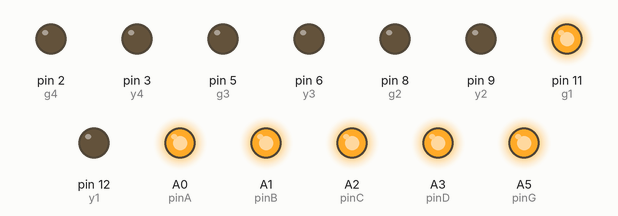
Simulated run of this sketch. Board: Arduino Nano, built with avr-gcc and run on an emulated ATmega328P. Parts: output pins drawn as LEDs (lit = HIGH). Pins used as bus, display or sensor lines are not drawn.

Above: at 0.1 s.
At 3.1 s:
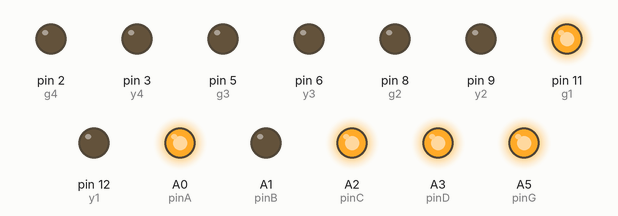
At 16.2 s:
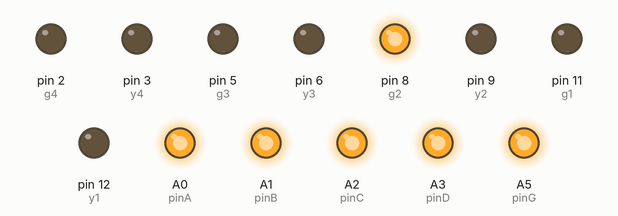
At 19.2 s:
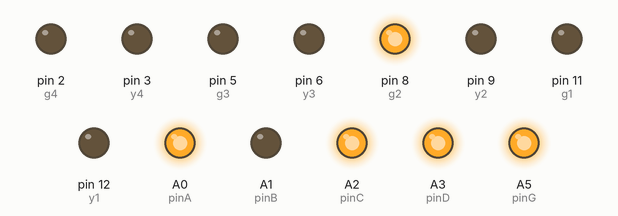
At 32.4 s:
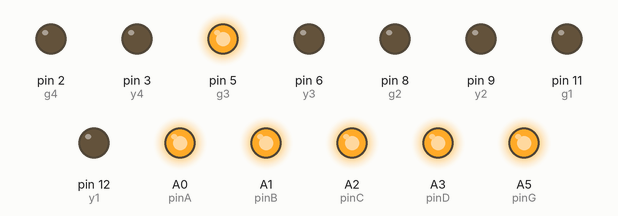
At 35.4 s:
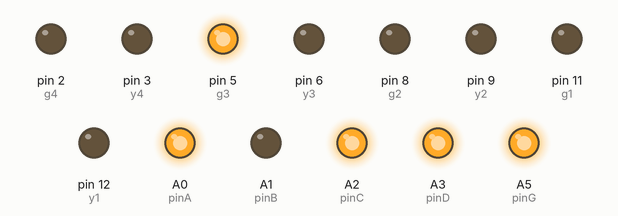
Timing chart, 0 to 40.0 s (numbered marks = the images above):
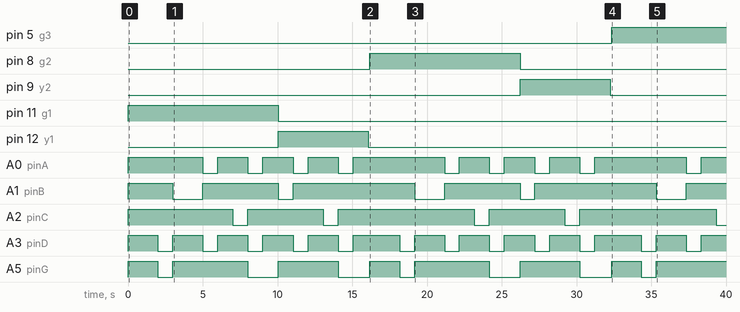

Measured:
- by itself, pin 5 (g3): LOW → HIGH at 32.3 s
- by itself, pin 8 (g2): LOW → HIGH at 16.2 s, → LOW 10.1 s later
- by itself, pin 9 (y2): LOW → HIGH at 26.2 s, → LOW 6.0 s later
- by itself, pin 11 (g1): LOW → HIGH at 0.00 s, → LOW 10.1 s later
- by itself, pin 12 (y1): LOW → HIGH at 10.1 s, → LOW 6.0 s later
- by itself, A0 (pinA): repeats every 16.2 s: LOW 1.0 s, HIGH 2.0 s, LOW 1.0 s, HIGH 2.1 s, LOW 1.0 s, HIGH 2.0 s, LOW 1.0 s, HIGH 6.1 s
- by itself, A1 (pinB): repeats every 16.2 s: LOW 2.0 s, HIGH 5.1 s, LOW 1.0 s, HIGH 8.1 s
- by itself, A2 (pinC): repeats every 16.2 s: LOW 1.0 s, HIGH 5.1 s, LOW 1.0 s, HIGH 9.1 s

The sketch:

7seg__traffic_lig.ino
```cpp
int pinA = A0;
int pinB = A1;
int pinC = A2;
int pinD = A3;
int pinE = A7;
int pinF = A6;
int pinG = A5;

int r1 = 13;
int r2 = 10;
int r3 = 7;
int r4 = 4;

int y1 = 12;
int y2 = 9;
int y3 = 6;
int y4 = 3;

int g1 = 11;
int g2 = 8;
int g3 = 5;
int g4 = 2;


void setup()
{
  pinMode (r1, OUTPUT);
  pinMode (y1, OUTPUT);
  pinMode (g1, OUTPUT);
  pinMode (r2, OUTPUT);
  pinMode (y2, OUTPUT);
  pinMode (g2, OUTPUT);
  pinMode (r3, OUTPUT);
  pinMode (y3, OUTPUT);
  pinMode (g3, OUTPUT);
  pinMode (r4, OUTPUT);
  pinMode (y4, OUTPUT);
  pinMode (g4, OUTPUT);


  pinMode(pinA, OUTPUT);
  pinMode(pinB, OUTPUT);
  pinMode(pinC, OUTPUT);
  pinMode(pinD, OUTPUT);
  pinMode(pinE, OUTPUT);
  pinMode(pinF, OUTPUT);
  pinMode(pinG, OUTPUT);
}

void loop()
{
  trafficlight1();
  delay(100);
  trafficlight2();
  delay(100);
  trafficlight3();
  delay(100);
  trafficlight4();
  delay(100);
}

void trafficlight1()
{
  digitalWrite (g1, HIGH);

  digitalWrite (r1, LOW);
  digitalWrite (r2, HIGH);
  digitalWrite (r3, HIGH);
  digitalWrite (r4, HIGH);
  timer();
  delay (50);

  digitalWrite (y1, HIGH);
  digitalWrite (g1, LOW);
  count2();
  delay(20);
  digitalWrite (y1, LOW);


}

void trafficlight2()
{
  digitalWrite (g2, HIGH);

  digitalWrite (r2, LOW);
  digitalWrite (r1, HIGH);
  digitalWrite (r3, HIGH);
  digitalWrite (r4, HIGH);
  timer();
  delay (50);

  digitalWrite (y2, HIGH);
  digitalWrite (g2, LOW);
  count2();
  delay(20);
  digitalWrite (y2, LOW);


}

void trafficlight3()
{
  digitalWrite (g3, HIGH);

  digitalWrite (r3, LOW);
  digitalWrite (r1, HIGH);
  digitalWrite (r2, HIGH);
  digitalWrite (r4, HIGH);
  timer();
  delay (50);

  digitalWrite (y3, HIGH);
  digitalWrite (g3, LOW);
  count2();
  delay(20);
  digitalWrite (y3, LOW);

}

void trafficlight4()
{
  digitalWrite (g4, HIGH);

  digitalWrite (r4, LOW);
  digitalWrite (r1, HIGH);
  digitalWrite (r2, HIGH);
  digitalWrite (r3, HIGH);
  timer();
  delay (50);

  digitalWrite (y4, HIGH);
  digitalWrite (g4, LOW);
  count2();
  delay(20);
  digitalWrite (y4, LOW);

}

void timer()
{

  //9
  digitalWrite(pinA, HIGH);
  digitalWrite(pinB, HIGH);
  digitalWrite(pinC, HIGH);
  digitalWrite(pinD, HIGH);
  digitalWrite(pinE, LOW);
  digitalWrite(pinF, HIGH);
  digitalWrite(pinG, HIGH);

  delay(500);

  digitalWrite(pinA, HIGH);
  digitalWrite(pinB, HIGH);
  digitalWrite(pinC, HIGH);
  digitalWrite(pinD, HIGH);
  digitalWrite(pinE, LOW);
  digitalWrite(pinF, HIGH);
  digitalWrite(pinG, HIGH);

  delay(500);

  //8
  digitalWrite(pinA, HIGH);
  digitalWrite(pinB, HIGH);
  digitalWrite(pinC, HIGH);
  digitalWrite(pinD, HIGH);
  digitalWrite(pinE, HIGH);
  digitalWrite(pinF, HIGH);
  digitalWrite(pinG, HIGH);

  delay(500);

  digitalWrite(pinA, HIGH);
  digitalWrite(pinB, HIGH);
  digitalWrite(pinC, HIGH);
  digitalWrite(pinD, HIGH);
  digitalWrite(pinE, HIGH);
  digitalWrite(pinF, HIGH);
  digitalWrite(pinG, HIGH);

  delay(500);

  //7
  digitalWrite(pinA, HIGH);
  digitalWrite(pinB, HIGH);
  digitalWrite(pinC, HIGH);
  digitalWrite(pinD, LOW);
  digitalWrite(pinE, LOW);
  digitalWrite(pinF, LOW);
  digitalWrite(pinG, LOW);

  delay(500);

  digitalWrite(pinA, HIGH);
  digitalWrite(pinB, HIGH);
  digitalWrite(pinC, HIGH);
  digitalWrite(pinD, LOW);
  digitalWrite(pinE, LOW);
  digitalWrite(pinF, LOW);
  digitalWrite(pinG, LOW);

  delay(500);

  //6
  digitalWrite(pinA, HIGH);
  digitalWrite(pinB, LOW);
  digitalWrite(pinC, HIGH);
  digitalWrite(pinD, HIGH);
  digitalWrite(pinE, HIGH);
  digitalWrite(pinF, HIGH);
  digitalWrite(pinG, HIGH);

  delay(500);

  digitalWrite(pinA, HIGH);
  digitalWrite(pinB, LOW);
  digitalWrite(pinC, HIGH);
  digitalWrite(pinD, HIGH);
  digitalWrite(pinE, HIGH);
  digitalWrite(pinF, HIGH);
  digitalWrite(pinG, HIGH);

  delay(500);

  //5
  digitalWrite(pinA, HIGH);
  digitalWrite(pinB, LOW);
  digitalWrite(pinC, HIGH);
  digitalWrite(pinD, HIGH);
  digitalWrite(pinE, LOW);
  digitalWrite(pinF, HIGH);
  digitalWrite(pinG, HIGH);

  delay(500);

  digitalWrite(pinA, HIGH);
  digitalWrite(pinB, LOW);
  digitalWrite(pinC, HIGH);
  digitalWrite(pinD, HIGH);
  digitalWrite(pinE, LOW);
  digitalWrite(pinF, HIGH);
  digitalWrite(pinG, HIGH);

  delay(500);

  //4
  digitalWrite(pinA, LOW);
  digitalWrite(pinB, HIGH);
  digitalWrite(pinC, HIGH);
  digitalWrite(pinD, LOW);
  digitalWrite(pinE, LOW);
  digitalWrite(pinF, HIGH);
  digitalWrite(pinG, HIGH);

  delay(500);

  digitalWrite(pinA, LOW);
  digitalWrite(pinB, HIGH);
  digitalWrite(pinC, HIGH);
  digitalWrite(pinD, LOW);
  digitalWrite(pinE, LOW);
  digitalWrite(pinF, HIGH);
  digitalWrite(pinG, HIGH);

  delay(500);

  //3
  digitalWrite(pinA, HIGH);
  digitalWrite(pinB, HIGH);
  digitalWrite(pinC, HIGH);
  digitalWrite(pinD, HIGH);
  digitalWrite(pinE, LOW);
  digitalWrite(pinF, LOW);
  digitalWrite(pinG, HIGH);

  delay(500);

  digitalWrite(pinA, HIGH);
  digitalWrite(pinB, HIGH);
  digitalWrite(pinC, HIGH);
  digitalWrite(pinD, HIGH);
  digitalWrite(pinE, LOW);
  digitalWrite(pinF, LOW);
  digitalWrite(pinG, HIGH);

  delay(500);
  //2
  digitalWrite(pinA, HIGH);
  digitalWrite(pinB, HIGH);
  digitalWrite(pinC, LOW);
  digitalWrite(pinD, HIGH);
  digitalWrite(pinE, HIGH);
  digitalWrite(pinF, LOW);
  digitalWrite(pinG, HIGH);

  delay(500);

  digitalWrite(pinA, HIGH);
  digitalWrite(pinB, HIGH);
  digitalWrite(pinC, LOW);
  digitalWrite(pinD, HIGH);
  digitalWrite(pinE, HIGH);
  digitalWrite(pinF, LOW);
  digitalWrite(pinG, HIGH);

  delay(500);

  //1
  digitalWrite(pinA, LOW);
  digitalWrite(pinB, HIGH);
  digitalWrite(pinC, HIGH);
  digitalWrite(pinD, LOW);
  digitalWrite(pinE, LOW);
  digitalWrite(pinF, LOW);
  digitalWrite(pinG, LOW);

  delay(500);

  digitalWrite(pinA, LOW);
  digitalWrite(pinB, HIGH);
  digitalWrite(pinC, HIGH);
  digitalWrite(pinD, LOW);
  digitalWrite(pinE, LOW);
  digitalWrite(pinF, LOW);
  digitalWrite(pinG, LOW);

  delay(500);
  //0
  digitalWrite(pinA, HIGH);
  digitalWrite(pinB, HIGH);
  digitalWrite(pinC, HIGH);
  digitalWrite(pinD, HIGH);
  digitalWrite(pinE, HIGH);
  digitalWrite(pinF, HIGH);
  digitalWrite(pinG, LOW);

  delay(500);

  digitalWrite(pinA, HIGH);
  digitalWrite(pinB, HIGH);
  digitalWrite(pinC, HIGH);
  digitalWrite(pinD, HIGH);
  digitalWrite(pinE, HIGH);
  digitalWrite(pinF, HIGH);
  digitalWrite(pinG, LOW);

  delay(500);
}

void count2()
{
  //5
  digitalWrite(pinA, HIGH);
  digitalWrite(pinB, LOW);
  digitalWrite(pinC, HIGH);
  digitalWrite(pinD, HIGH);
  digitalWrite(pinE, LOW);
  digitalWrite(pinF, HIGH);
  digitalWrite(pinG, HIGH);

  delay(500);

  digitalWrite(pinA, HIGH);
  digitalWrite(pinB, LOW);
  digitalWrite(pinC, HIGH);
  digitalWrite(pinD, HIGH);
  digitalWrite(pinE, LOW);
  digitalWrite(pinF, HIGH);
  digitalWrite(pinG, HIGH);

  delay(500);

  //4
  digitalWrite(pinA, LOW);
  digitalWrite(pinB, HIGH);
  digitalWrite(pinC, HIGH);
  digitalWrite(pinD, LOW);
  digitalWrite(pinE, LOW);
  digitalWrite(pinF, HIGH);
  digitalWrite(pinG, HIGH);

  delay(500);

  digitalWrite(pinA, LOW);
  digitalWrite(pinB, HIGH);
  digitalWrite(pinC, HIGH);
  digitalWrite(pinD, LOW);
  digitalWrite(pinE, LOW);
  digitalWrite(pinF, HIGH);
  digitalWrite(pinG, HIGH);

  delay(500);

  //3
  digitalWrite(pinA, HIGH);
  digitalWrite(pinB, HIGH);
  digitalWrite(pinC, HIGH);
  digitalWrite(pinD, HIGH);
  digitalWrite(pinE, LOW);
  digitalWrite(pinF, LOW);
  digitalWrite(pinG, HIGH);

  delay(500);

  digitalWrite(pinA, HIGH);
  digitalWrite(pinB, HIGH);
  digitalWrite(pinC, HIGH);
  digitalWrite(pinD, HIGH);
  digitalWrite(pinE, LOW);
  digitalWrite(pinF, LOW);
  digitalWrite(pinG, HIGH);

  delay(500);
  //2
  digitalWrite(pinA, HIGH);
  digitalWrite(pinB, HIGH);
  digitalWrite(pinC, LOW);
  digitalWrite(pinD, HIGH);
  digitalWrite(pinE, HIGH);
  digitalWrite(pinF, LOW);
  digitalWrite(pinG, HIGH);

  delay(500);

  digitalWrite(pinA, HIGH);
  digitalWrite(pinB, HIGH);
  digitalWrite(pinC, LOW);
  digitalWrite(pinD, HIGH);
  digitalWrite(pinE, HIGH);
  digitalWrite(pinF, LOW);
  digitalWrite(pinG, HIGH);

  delay(500);

  //1
  digitalWrite(pinA, LOW);
  digitalWrite(pinB, HIGH);
  digitalWrite(pinC, HIGH);
  digitalWrite(pinD, LOW);
  digitalWrite(pinE, LOW);
  digitalWrite(pinF, LOW);
  digitalWrite(pinG, LOW);

  delay(500);

  digitalWrite(pinA, LOW);
  digitalWrite(pinB, HIGH);
  digitalWrite(pinC, HIGH);
  digitalWrite(pinD, LOW);
  digitalWrite(pinE, LOW);
  digitalWrite(pinF, LOW);
  digitalWrite(pinG, LOW);

  delay(500);
  //0
  digitalWrite(pinA, HIGH);
  digitalWrite(pinB, HIGH);
  digitalWrite(pinC, HIGH);
  digitalWrite(pinD, HIGH);
  digitalWrite(pinE, HIGH);
  digitalWrite(pinF, HIGH);
  digitalWrite(pinG, LOW);

  delay(500);

  digitalWrite(pinA, HIGH);
  digitalWrite(pinB, HIGH);
  digitalWrite(pinC, HIGH);
  digitalWrite(pinD, HIGH);
  digitalWrite(pinE, HIGH);
  digitalWrite(pinF, HIGH);
  digitalWrite(pinG, LOW);

  delay(500);


}
```
